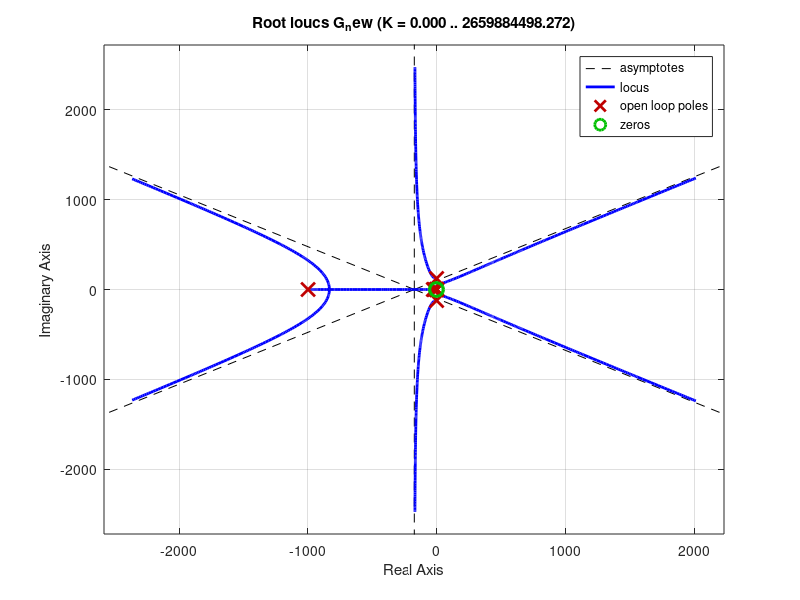

MATLAB code for this plot: (Note: this script raises an error after producing the figure.)
%%  S5 - APP4 - PROBLEMATIQUE - MAIN.M
%   Auteur:     Giuseppe Lomonaco
%   CIP:        LOMG2301
%   Auteur:     Lucas Corrales
%   CIP:        CORL0701

%   Date de creation:       13-MARS-2023
%   Date de derniere modification:       13-MARS-2023

% DESCRIPTION: fichier principale pour la problematique S5-APP5



%% NOTES
% Marge de retard cest une marge de phase traduite en secondes
% JAMAIS UN BODE AVEC UNE FTBF!!!!!!!
% pour atenuer les vibrations on peut utiliser un filtre coupe bande comme
% vue dans les sessions anterieures en autant que ca fonctionne!!
% pour le filtre coupe bande on trouvera les frequences a laide de BODE
% --on reconnait une vibration sur un diagramme de bode car il y aura un
% peak a cette vibration, le peak doit en bas de -15dB voir A6 et B5



%% ETAPES DE RESOLUTION
% 1-le diagramme de procedures de conception est la premiere chose quon
% sattend a voir dans la presentation on sattend a faire une arboresence 
% 2-conception **voir tableau notes tuto1 Xavier
% 3-tableau de conformite: on verif la conformite des condos de departs et
% des criteres de conception, on runnera des simulations et dira si par
% exemple les criteres de specs du client sont rencontrés on pas (ex MP,
% bande passante, etc)
% **ici on fait literation
% 4-tableau des compensateurs finaux et criteres de conformite avec
% explications pour literation
% 5-Marge de retard apres augmentation dun facteur 5 (14dB)
% 6-resultats de simulation
% ***si on veut voir lerreur sur un graph on doit faire : on doit voir la
% consigne, la reponse superposee et sur un autre graph l'erreur (entree
% moins la sortie (U-Y))
% ***donner les fonctions de transferts des compensateurs (tous les
% compensateurs de tous les etudiants donc tous les compensateurs de DEPART 
% devraient etre pareille pour tlm mais les compensateurs FINAUX devraient
% etre differents dun etudiant a lautre
% ***quand on demande quon veut voir lerreur: on fait le diagramme de
% lerreur et non pas de la reponse


%% ANNEXE A
% provient de lapp 3
% classe 1 car 
% lieu des racines : 6 asymptotes pcq jai 6 poles donc 6 lieu des racines qui se termine a linfini
% pour avoir le nb de mode on devra faire residu....quand on a des
% vibration ca veut dire quon a au moins un ordre 2 car ordre 1 ne peut pas
% avoir de vibration



%% Critères de conception
clc
close all
clear all

numEL = [7.95e09];
denEL = [1 1020.51 37082.705 15346520.725 320776412.5 413500000 0];

G = tf(numEL,denEL)

Mp = 25;
ts = 1;
tr1 = 0.18;
eRP_des = 0.08;           % erreur en regime permanent a une rampe
fudge_factor = 10;      % facteur qui pousse vers zero


phi = atand((-1*pi)./log(Mp/100));
zeta = cosd(phi);

%Wn1 et Wn2
Wn1 = (4/ts)/zeta;
Wn2 = (1+1.1*zeta+1.4*zeta^2)/tr1;

%Bigger Wn
if Wn1 > Wn2
    Wn = Wn1;     
else
     Wn = Wn2;
end

Wa = Wn*sqrt(1-zeta^2);

p1 = -zeta*Wn + j*Wa;
p2 = -zeta*Wn - j*Wa;
% AvPh
%phase au pole desire
%on enleve 360 car sinon angle va donner un angle positif 
Ph_G = ((angle(polyval(numEL,p1)/polyval(denEL,p1)))*180/pi)-360;

delta_phi = -180-Ph_G;

alpha = 180-phi;

phi_z = (alpha + delta_phi)/2
phi_p = (alpha - delta_phi)/2

za = real(p1)-imag(p1)/tand(phi_z)
pa = real(p1)-imag(p1)/tand(phi_p)

numFT = [1 -za];
denFT = [1 -pa];

% FT = tf(numFT,denFT);

Ka = abs((polyval(denEL,p1)*polyval(denFT,p1))/(polyval(numEL,p1)*polyval(numFT,p1)))

Ga = Ka * tf([1 -za],[1 -pa])

% G_new = G*Ga
% [num,den] = tfdata(G_new);
% PI
Kvel = 2.531e11/1.091e10;

KI = 1/(Kvel*eRP_des);

ZI = real(p1)/fudge_factor;

Kp = -KI/ZI;

GPI = Kp * tf([1 -ZI],[1 0])

G_new = G*GPI*Ga %%%% changer 11 pour la vrai valeur



% figure
% bode(G)
% figure
% margin(G_new)


figure('Name','compense')

plot(real(p1),imag(p1),'p')

hold on
rlocus(G_new)
hold on
pol = rlocus(G_new,1);
plot(real(pol), imag(pol),'s')





%% Critères de sécurité - coupe bande
beta = 40
W0 = 123;

H = tf([1 0 W0^2],[1 beta W0^2])


figure('Name','bode')
bode(G_new)
hold on
margin(G_new*H)

[GM_new,PM,Wp,Wg] = margin(G_new)
DM= PM/Wg*(pi/180)









